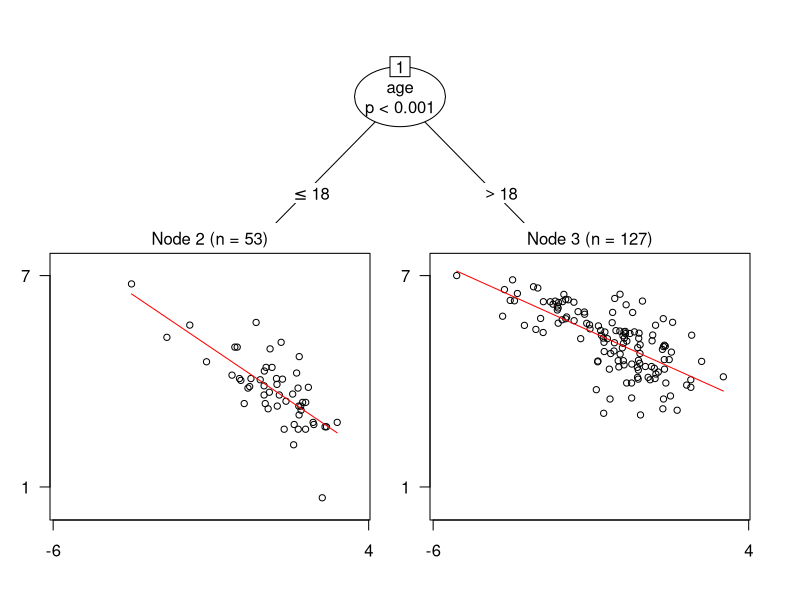
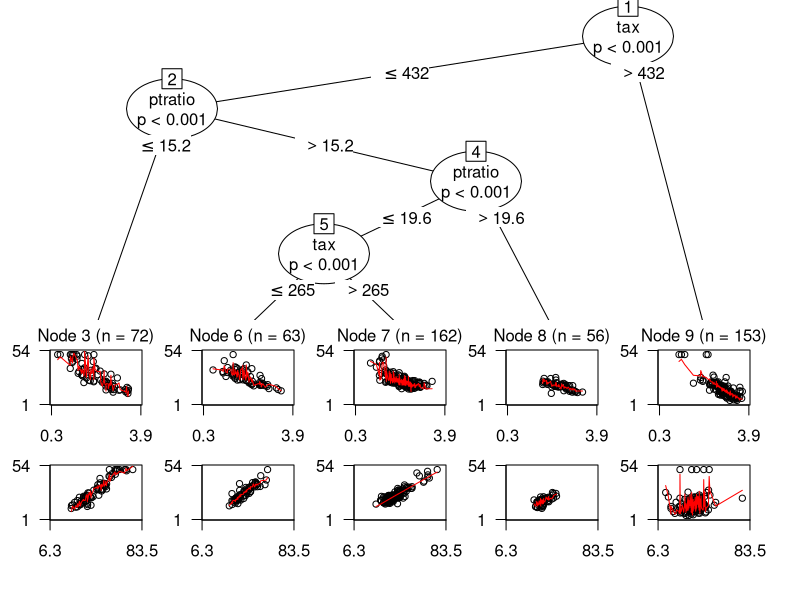
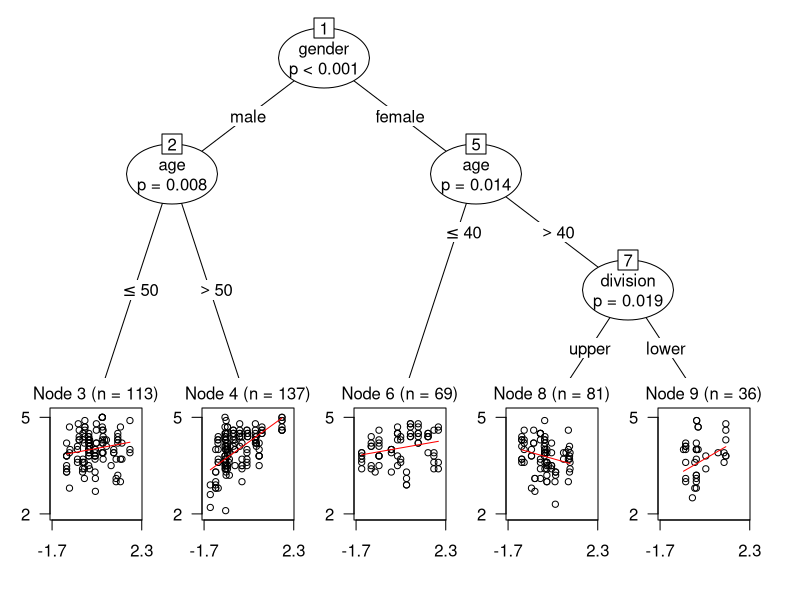
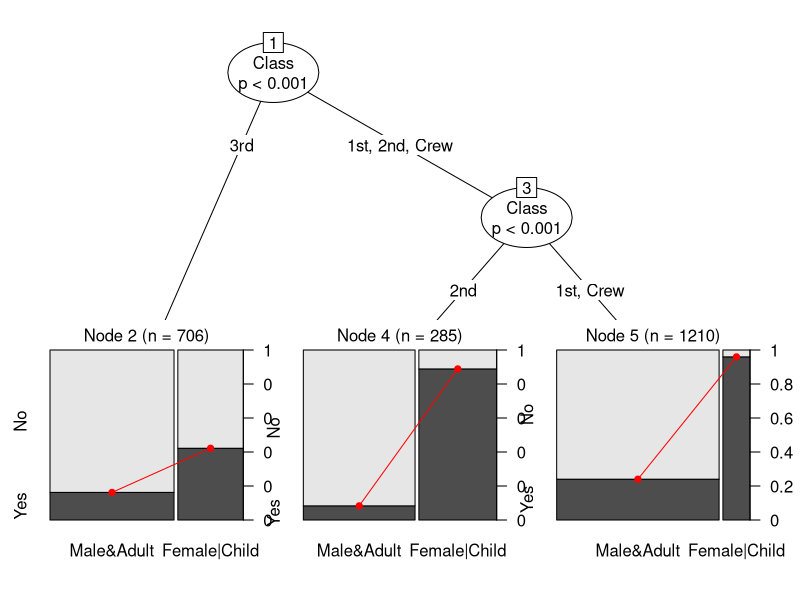
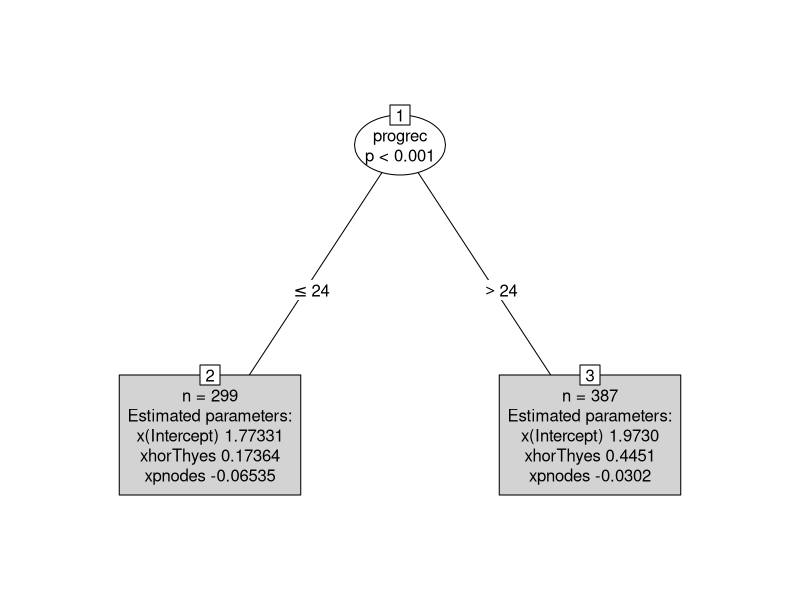

Reproduce these figures in R, in order.
## ---- chunk 1
knitr::opts_chunk$set(echo = TRUE, message = FALSE, warning = TRUE,
                      cache = TRUE, cache.path = "cache/",
                      fig.path = "figures/file-name-")
library("ggplot2")
theme_set(theme_light())
set.seed(4218)
library("partykit")
## ---- chunk 2
data("Journals", package = "AER")
Journals = transform(Journals, age = 2000 - foundingyear,
  chars = charpp * pages)
journals.mod = lmtree(log(subs) ~ log(price/citations) | price + citations + age + chars + society,
  data = Journals, minsize = 10, verbose = TRUE)
plot(journals.mod)
## ---- chunk 3
data("BostonHousing", package = "mlbench")
str(BostonHousing)
BostonHousing = transform(BostonHousing,
  chas = factor(chas, levels = 0:1, labels = c("no", "yes")),
  rad = factor(rad, ordered = TRUE))
bh.mod = lmtree(medv ~ log(lstat) + I(rm^2) | zn + indus + chas + nox + age + dis + rad + tax +
    crim + b + ptratio, data = BostonHousing)
plot(bh.mod)

nodeids(bh.mod, terminal = TRUE)
?get_paths
## ---- chunk 4
data("TeachingRatings", package = "AER")
tr = subset(TeachingRatings, credits == "more")

tr.null = lm(eval ~ 1, data = tr, weights = students)
tr.lm = lm(eval ~ beauty + gender + minority + native + tenure + division, data = tr,
  weights = students)
tr.tree = lmtree(eval ~ beauty | minority + age + gender + division + native + tenure, data = tr,
  weights = students, caseweights = FALSE)
tr.null
tr.lm
tr.tree
plot(tr.tree)
## ---- chunk 5
data("Titanic", package = "datasets")
ttnc = as.data.frame(Titanic)
ttnc = ttnc[rep(1:nrow(ttnc), ttnc$Freq), 1:4]
ttnc = transform(ttnc, Treatment = factor(Sex == "Female" | Age == "Child",
  levels = c(FALSE, TRUE), labels = c("Male&Adult", "Female|Child")))
ttnc.tree = glmtree(Survived ~ Treatment | Class + Sex + Age, data = ttnc, family = binomial,
  alpha = .01)
plot(ttnc.tree)
## ---- chunk 6
data("GBSG2", package = "TH.data")
GBSG2$time = GBSG2$time / 365
library(survival)
wbreg = function(y, x, start = NULL, weights = NULL, offset = NULL, ...) {
  survreg(y ~ 0 + x, weights = weights, dist = "weibull", ...)
}
logLik.survreg = function(object, ...)
  structure(object$loglik[2], df = sum(object$df), class = "logLik")
gbsg2.tree = mob(Surv(time, cens) ~ horTh + pnodes | age + tsize + tgrade + progrec + estrec +
    menostat, data = GBSG2, fit = wbreg, control = mob_control(minsize = 80))
plot(gbsg2.tree)
